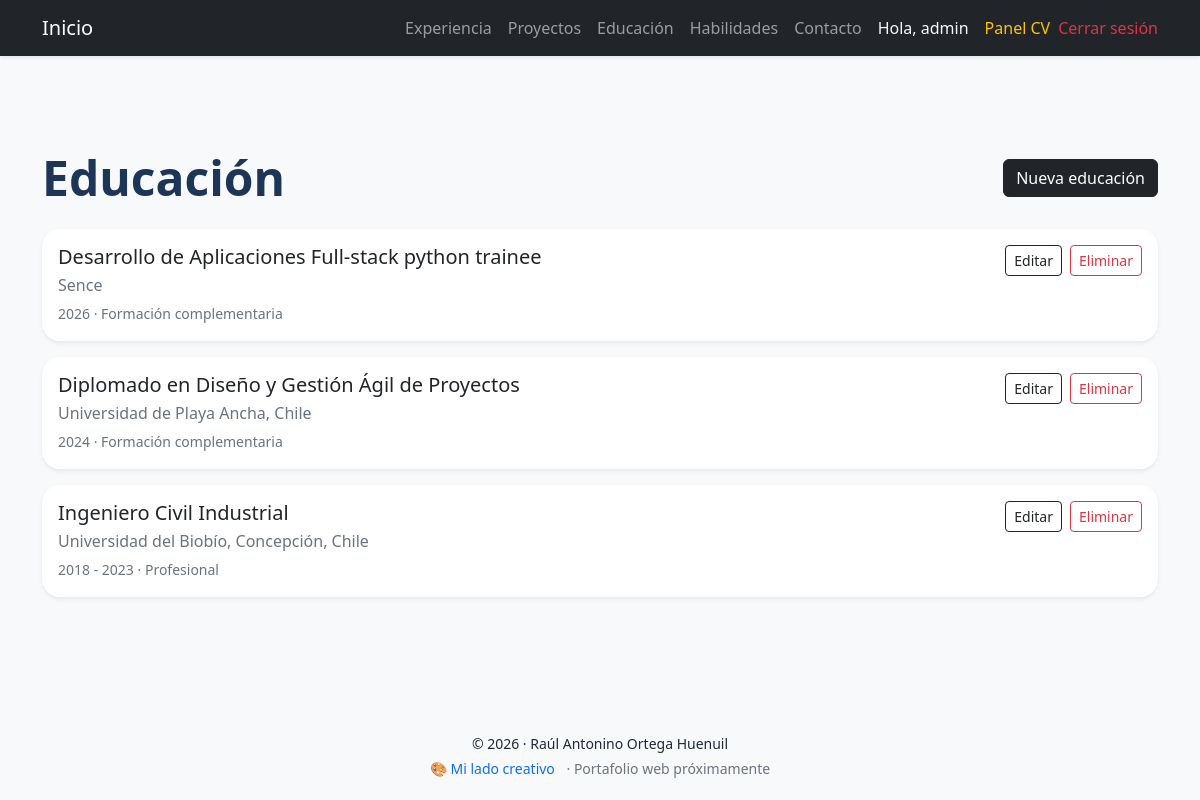
/perfil/educacion/ (signed in), run on the app's committed database.
### cv/models.py (models this page shows, shortened)
class Educacion(models.Model):
    CATEGORIAS = [
        ("profesional", "Profesional"),
        ("formacion", "Formación complementaria"),
    ]
    institucion = models.CharField(max_length=200)
    titulo = models.CharField(max_length=200)
    fecha = models.CharField(max_length=60)
    categoria = models.CharField(max_length=20, choices=CATEGORIAS, default="profesional")
    orden = models.PositiveIntegerField(default=0)

### cv/views.py (the view)
# urls.py: path('educacion/', views.lista_educacion, name='lista_educacion'),
@login_required
def lista_educacion(request):
    educaciones = Educacion.objects.order_by('categoria', 'orden', '-id')
    return render(request, 'cv/lista_educacion.html', {'educaciones': educaciones})

### templates/cv/lista_educacion.html (shortened to what this page needs)
{% extends "base.html" %}
{% block content %}
<section class="py-5 js-reveal">
  <div class="d-flex justify-content-between align-items-center mb-4 flex-wrap gap-3">
    <h1 class="seccion-titulo mb-0">Educación</h1>
    <a href="{% url 'nueva_educacion' %}" class="btn btn-dark">Nueva educación</a>
  </div>
  <div class="d-flex flex-column gap-3">
    {% for ed in educaciones %}
      <div class="card shadow-sm border-0">
        <div class="card-body d-flex justify-content-between align-items-start flex-wrap gap-3">
          <div>
            <h5 class="mb-1">{{ ed.titulo }}</h5>
            <p class="mb-1 text-muted">{{ ed.institucion }}</p>
            <small class="text-muted">{{ ed.fecha }} · {{ ed.get_categoria_display }}</small>
          </div>
          <div class="d-flex gap-2 flex-wrap">
            <a href="{% url 'editar_educacion' ed.id %}" class="btn btn-outline-dark btn-sm">Editar</a>
            <a href="{% url 'eliminar_educacion' ed.id %}" class="btn btn-outline-danger btn-sm">Eliminar</a>
          </div>
        </div>
      </div>
    {% empty %}
      <p>No hay educación creada.</p>
    {% endfor %}
  </div>
</section>
{% endblock %}

### templates/components/organisms/navbar.html (shortened to what this page needs)
<nav class="navbar navbar-expand-lg navbar-dark bg-dark fixed-top shadow-sm">
  <div class="container">
    <a class="navbar-brand" href="{% url 'home' %}">Inicio</a>
    <div class="collapse navbar-collapse" id="navbarNav">
      <ul class="navbar-nav ms-auto">
        <li class="nav-item">
          <a class="nav-link" href="{% url 'home' %}#experiencia">Experiencia</a>
        </li>
        <li class="nav-item">
          <a class="nav-link" href="{% url 'home' %}#proyectos">Proyectos</a>
        </li>
        <li class="nav-item">
          <a class="nav-link" href="{% url 'home' %}#educacion">Educación</a>
        </li>
        <li class="nav-item">
          <a class="nav-link" href="{% url 'home' %}#habilidades">Habilidades</a>
        </li>
        <li class="nav-item">
          <a class="nav-link" href="{% url 'contacto' %}">Contacto</a>
        </li>
        {% if user.is_authenticated %}
          <li class="nav-item">
            <span class="nav-link text-light">
              Hola, {{ user.username }}
            </span>
          </li>
          <li class="nav-item">
            <a class="nav-link text-warning" href="{% url 'panel_cv' %}">
              Panel CV
            </a>
          </li>
          <li class="nav-item d-flex align-items-center">
            <form method="POST" action="{% url 'logout' %}" class="d-inline m-0">
              <button type="submit" class="btn btn-link nav-link text-danger p-0 border-0">
                Cerrar sesión
              </button>
            </form>
          </li>
        {% else %}
          <li class="nav-item">
            <a class="nav-link text-info" href="{% url 'login' %}">
              Iniciar sesión
            </a>
          </li>
        {% endif %}
      </ul>
    </div>
  </div>
</nav>

### static/css/base.css (style rules this page uses)
:root { --clr-primary: #1D3557; --clr-accent: #4C673B; --clr-danger: #D72638; --clr-bg: #F8F9FA; --clr-surface: #FFFFFF; --clr-text: #1F2937; --clr-text-muted: #6B7280; --text-xs: 0.75rem; --text-sm: 0.875rem; --text-base: 1rem; --text-lg: 1.125rem; --text-xl: 1.25rem; --text-2xl: 1.5rem; --text-3xl: 2rem; --text-4xl: 3rem; --text-hero: 3.5rem; --space-1: 0.25rem; --space-2: 0.5rem; --space-3: 0.75rem; --space-4: 1rem; --space-5: 1.5rem; --space-6: 2rem; --space-7: 3rem; --space-8: 4rem; --radius-sm: 0.5rem; --radius-md: 0.75rem; --radius-lg: 1rem; --radius-xl: 1.125rem; }
body { background-color: var(--clr-bg); color: var(--clr-text); padding-top: 80px; }
h1 { font-weight: 700; }
.card { background-color: var(--clr-surface); border-radius: var(--radius-xl); }
.seccion-titulo { font-size: var(--text-4xl); font-weight: 700; line-height: 1.1; color: var(--clr-primary); }
.text-muted { color: var(--clr-text-muted) !important; }
.js-reveal { opacity: 0; transform: translateY(24px); transition: opacity 0.6s ease, transform 0.6s ease; }
.js-reveal.is-visible { opacity: 1; transform: translateY(0); }

### data on the page
Educacion: titulo "Desarrollo de Aplicaciones Full-stack python trainee", institucion "Sence", fecha "2026", categoria "Formación complementaria"
Educacion: titulo "Diplomado en Diseño y Gestión Ágil de Proyectos", institucion "Universidad de Playa Ancha, Chile", fecha "2024", categoria "Formación complementaria"
Educacion: titulo "Ingeniero Civil Industrial", institucion "Universidad del Biobío, Concepción, Chile", fecha "2018 - 2023", categoria "Profesional"

### other printed values
{{ user.username }} "admin"
